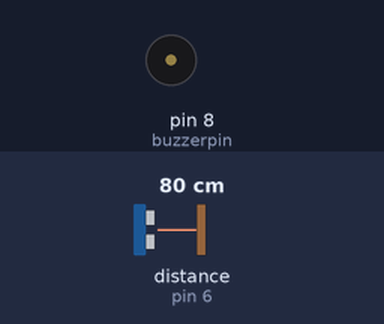
This sketch was run on a simulated Arduino Uno, built with avr-gcc and run on an emulated ATmega328P. Shown: buzzer (waves = sounding). Wiring (inferred from the names in the program): ultrasonic range finder: trigger pin 7; echo pin 6. The inputs (shaded band) are chosen by the test bench; at power-on: distance to the obstacle (sensor on pin 6) 80 cm. The echo pulse lasts 58.3 µs per cm.

Above: at 1.2 s.
1.3 s: distance to the obstacle (sensor on pin 6) set to 55 cm
2.8 s: distance to the obstacle (sensor on pin 6) set to 45 cm
At 3.1 s:
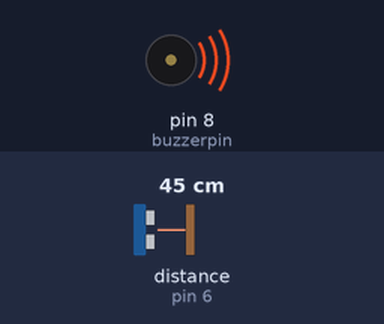
5.8 s: distance to the obstacle (sensor on pin 6) set to 60 cm
At 7.3 s:
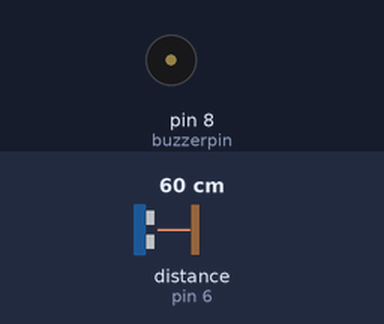
7.6 s: distance to the obstacle (sensor on pin 6) set to 35 cm
At 8.21 s:
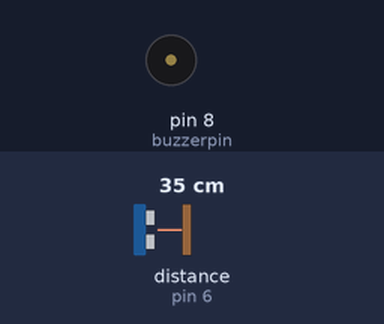
Timing chart, 0 to 11.6 s (numbered marks = the images above; inputs shaded):
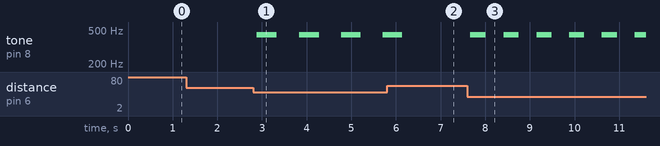

The sketch:

parksen.ino
```cpp
#define echopin 6
#define trigpin 7
#define buzzerpin 8

int maximumRange = 50;
int minimumRange = 0;

void setup() {
  pinMode(trigpin, OUTPUT);
  pinMode(echopin, INPUT);
  pinMode(buzzerpin, OUTPUT);
}

void loop() {
  int olcum = mesafe(maximumRange, minimumRange);
  melodi(olcum * 10);
}

int mesafe(int maxrange, int minrange) {
  long duration, distance;
  digitalWrite(trigpin, LOW);
  delayMicroseconds(2);
  digitalWrite(trigpin, HIGH);
  delayMicroseconds(10);
  digitalWrite(trigpin, LOW);

  duration = pulseIn(echopin, HIGH);
  distance = duration / 58.2;
  delay(50);

  if (distance >= maxrange || distance <= minrange)
    return 0;
  return distance;
}

void melodi(int dly) {
  tone(buzzerpin, 440);
  delay(dly);
  noTone(buzzerpin);
  delay(dly);
}
```

Measured:
- the behaviour switches between 50 and 49 cm on distance to the obstacle (sensor on pin 6) (found by bisection; images 0 and 1)
- after the input at 2.8 s, tone on pin 8 (buzzerpin): alternates 440 Hz for 0.44 s and silent for 0.49 s, starting after 0.08 s
- after the input at 5.8 s, tone on pin 8 (buzzerpin): goes on until 6.1 s, then stays silent
- after the input at 7.6 s, tone on pin 8 (buzzerpin): alternates 440 Hz for 0.34 s and silent for 0.39 s, starting after 0.06 s
